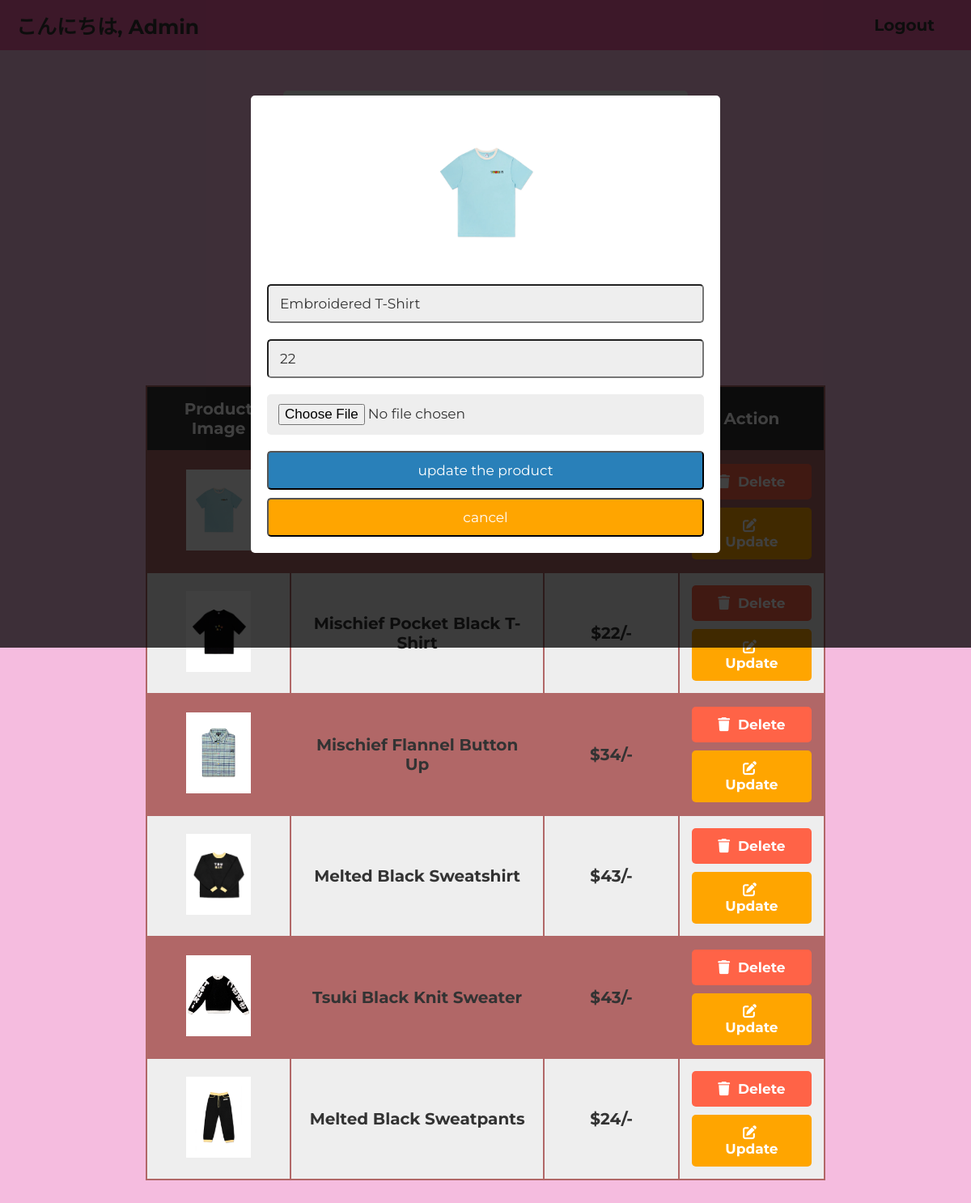
/admin.php?edit=16 (signed in), run on the app's committed database.
### tables this page shows
CREATE TABLE `products` (
  `id` int(255) NOT NULL,
  `name` varchar(255) NOT NULL,
  `price` varchar(255) NOT NULL,
  `image` varchar(255) NOT NULL
);

### admin.php (the view, shortened to what this page needs)
<?php
    include 'db_conn.php';
        if (isset($_SESSION['id']) && isset($_SESSION['user_name'])) {
?>
<!DOCTYPE html>
<html lang="en">
    <head>
        <link rel="stylesheet" href="style/admin.css">
        <link rel="stylesheet" href="https://stackpath.bootstrapcdn.com/font-awesome/4.7.0/css/font-awesome.min.css">
        <link rel="stylesheet" href="https://cdnjs.cloudflare.com/ajax/libs/font-awesome/6.2.1/css/all.min.css">
    </head>
    <body>
        <?php
            include 'header.php';
        ?>
        <div class="container">
            <section id="crud">
                <form action="" method="post" class="add-product-form" enctype="multipart/form-data">
                    <h3>Add a New Product</h3>
                </form>
            </section>
        </div>
        <section class="display-product-table">
            <table>
                <thead>
                    <th>Product Image</th>
                    <th>Product Name</th>
                    <th>Product Price</th>
                    <th>Action</th>
                </thead>
                <tbody>
                    <?php
                        $select_products = mysqli_query($conn, "SELECT * FROM products");
                        if (mysqli_num_rows($select_products) > 0) {
                            while ($row = mysqli_fetch_assoc($select_products)) {
                                ?>
                            <tr>
                                <td><img src="uploaded_img/<?php echo $row['image']; ?>" height="100" alt=""></td>
                                <td><?php echo $row['name']; ?></td>
                                <td>$<?php echo $row['price']; ?>/-</td>
                                <td>
                                    <a href="admin.php?delete=<?php echo $row['id']; ?>" class="delete-btn" onclick="return confirm('Are you sure you want to delete this?');"><i class="fas fa-trash"></i> Delete </a>
                                    <a href="admin.php?edit=<?php echo $row['id']; ?>" class="option-btn"><i class="fas fa-edit"></i> Update </a>
                                </td>
                            </tr>
                            <?php
                            };
                        }else{
                            echo "<div class='empty'>No Product Added</div>";
                        }
                    ?>
                </tbody>
            </table>
        </section>
        <section class="edit-form-container">
            <?php
                if (isset($_GET['edit'])) {
                $edit_id = (int)$_GET['edit'];
                $edit_query = "SELECT * FROM products WHERE id = $edit_id";
                $result = mysqli_query($conn, $edit_query);
                if (mysqli_num_rows($result) > 0) {
                    $fetch_edit = mysqli_fetch_assoc($result);
            ?>
            <form action="admin.php" method="post" enctype="multipart/form-data">
                <img src="uploaded_img/<?php echo $fetch_edit['image']; ?>" height="200" alt="">
                <input type="text" class="box" required name="update_p_name" value="<?php echo $fetch_edit['name']; ?>">
                <input type="number" min="0" class="box" required name="update_p_price" value="<?php echo $fetch_edit['price']; ?>">
                <input type="file" class="box" required name="update_p_image" accept="image/png, image/jpg, image/jpeg">
                <input type="submit" value="update the product" name="update_product" class="btn">
                <input type="reset" value="cancel" id="close-edit" class="option-btn">
            </form>
            <?php
                    };
                }
            ?>
        </section>
    </body>
</html>
<?php
    }else {
        header("Location: login.php");
        exit();
    }
?>

### style/admin.css (style rules this page uses)
:root { --blue: #2980b9; --red: tomato; --dgr: red; --orange: orange; --black: #333; --white: #fff; --pink: #f15fa3; --green: #37f713; --yellow: yellow; --bg-color: #eee; --box-shadow: 0 .5rem 1rem rgba(0,0,0,.1); --border: .1rem solid #999; }
body { background-color: rgb(245, 188, 223); }
* { margin: 0; padding: 0; box-sizing: border-box; font-family: "Montserrat", sans-serif; }
html { font-size: 62.5%; overflow-x: hidden; }
.container { max-width: 1200px; margin: 0 auto; }
#crud { padding: 2rem; }
.btn, .option-btn, .delete-btn { display: block; width: 100%; text-align: center; background-color: var(--blue); color: var(--white); font-size: 1.7rem; padding: 1.2rem 3rem; border-radius: 0.5rem; cursor: pointer; margin-top: 1rem; }
.option-btn i, .delete-btn i { padding-right: 0.5rem; }
.option-btn { background-color: var(--orange); }
.delete-btn { margin-top: 0; background-color: var(--red); }
.add-product-form { max-width: 50rem; background-color: var(--bg-color); border-radius: 0.5rem; padding: 2rem; margin: 0 auto; margin-top: 2rem; }
.add-product-form h3 { font-size: 2.5rem; margin-bottom: 1rem; color: var(--black); text-transform: uppercase; text-align: center; }
.display-product-table table { width: 70%; text-align: center; margin: 0 auto; background-color: rgb(177, 103, 103); margin-bottom: 5rem; }
.display-product-table table tr:nth-child(even) { background-color: var(--bg-color); }
.display-product-table table tr td { padding: 1.5rem; font-size: 2rem; font-weight: bold; color: var(--black); }
.display-product-table table tr td:first-child { padding: 0; }
.display-product-table table thead th { padding: 1.5rem; font-size: 2rem; background-color: var(--black); color: var(--white); }
a { text-decoration: none; }
.edit-form-container { position: fixed; top: 0; left: 0; z-index: 1100; background-color: rgba(0, 0, 0, 0.75); padding: 2rem; display: none; align-items: center; justify-content: center; min-height: 100vh; width: 100%; }
.edit-form-container form { width: 50%; border-radius: 0.5rem; background-color: var(--white); text-align: center; padding: 2rem; }
.edit-form-container form .box { width: 100%; background-color: var(--bg-color); border-radius: 0.5rem; margin: 1rem 0; font-size: 1.7rem; color: var(--black); padding: 1.2rem 1.4rem; text-decoration: none; }

### data on the page
products: image (picture), update_p_name "Embroidered T-Shirt", update_p_price "22"
products: image (picture), name "Mischief Pocket Black T-Shirt", price "22"
products: image (picture), name "Mischief Flannel Button Up", price "34"
products: image (picture), name "Melted Black Sweatshirt", price "43"
products: image (picture), name "Tsuki Black Knit Sweater", price "43"
products: image (picture), name "Melted Black Sweatpants", price "24"

### other printed values
$_SESSION['name'] "Admin"
